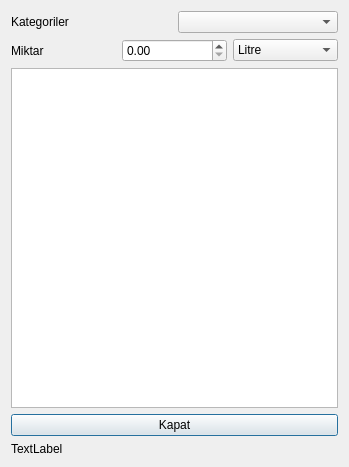
<?xml version="1.0" encoding="UTF-8"?>
<ui version="4.0">
 <class>addMalzemeDialog</class>
 <widget class="QDialog" name="addMalzemeDialog">
  <property name="geometry">
   <rect>
    <x>0</x>
    <y>0</y>
    <width>349</width>
    <height>467</height>
   </rect>
  </property>
  <property name="windowTitle">
   <string>Dialog</string>
  </property>
  <layout class="QVBoxLayout" name="verticalLayout">
   <item>
    <layout class="QHBoxLayout" name="horizontalLayout">
     <item>
      <widget class="QLabel" name="label">
       <property name="text">
        <string>Kategoriler</string>
       </property>
      </widget>
     </item>
     <item>
      <widget class="QComboBox" name="comboBox"/>
     </item>
    </layout>
   </item>
   <item>
    <layout class="QHBoxLayout" name="horizontalLayout_2">
     <item>
      <widget class="QLabel" name="label_2">
       <property name="text">
        <string>Miktar</string>
       </property>
      </widget>
     </item>
     <item>
      <widget class="QDoubleSpinBox" name="doubleSpinBox_Miktar">
       <property name="maximum">
        <double>9999999.000000000000000</double>
       </property>
      </widget>
     </item>
     <item>
      <widget class="QComboBox" name="comboBox_miktarType">
       <item>
        <property name="text">
         <string>Litre</string>
        </property>
       </item>
       <item>
        <property name="text">
         <string>Adet</string>
        </property>
       </item>
       <item>
        <property name="text">
         <string>Gram</string>
        </property>
       </item>
       <item>
        <property name="text">
         <string>KiloGram</string>
        </property>
       </item>
      </widget>
     </item>
    </layout>
   </item>
   <item>
    <widget class="QListView" name="listView">
     <property name="editTriggers">
      <set>QAbstractItemView::NoEditTriggers</set>
     </property>
     <property name="alternatingRowColors">
      <bool>true</bool>
     </property>
     <property name="selectionBehavior">
      <enum>QAbstractItemView::SelectRows</enum>
     </property>
    </widget>
   </item>
   <item>
    <widget class="QPushButton" name="pushButton_kapat">
     <property name="text">
      <string>Kapat</string>
     </property>
    </widget>
   </item>
   <item>
    <widget class="QLabel" name="label_status">
     <property name="text">
      <string>TextLabel</string>
     </property>
    </widget>
   </item>
  </layout>
 </widget>
 <resources/>
 <connections>
  <connection>
   <sender>pushButton_kapat</sender>
   <signal>clicked()</signal>
   <receiver>addMalzemeDialog</receiver>
   <slot>close()</slot>
   <hints>
    <hint type="sourcelabel">
     <x>325</x>
     <y>450</y>
    </hint>
    <hint type="destinationlabel">
     <x>345</x>
     <y>456</y>
    </hint>
   </hints>
  </connection>
 </connections>
</ui>
